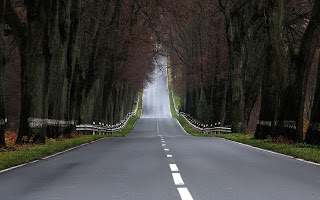
#> input picture applySobel/sample_img.jpg, 320 x 200 px
$ python apply_sobel.py   (older library calls are emulated)
#> lines starting #> are read from the running program, lines starting #| are printed output that depends on the picture
#!/usr/bin/env python
import numpy as np
import cv2
import matplotlib.pyplot as plt
import matplotlib.image as mpimg
import pickle


# Read in an image and grayscale it
image = mpimg.imread('sample_img.jpg')
#> image is the input picture: shape (200, 320, 3); mean R, G, B 61.1, 60.7, 58.1

# Define a function that applies Sobel x or y,
# then takes an absolute value and applies a threshold.
# Note: calling your function with orient='x', thresh_min=5, thresh_max=100
# should produce output like the example image shown above this quiz.
def abs_sobel_thresh(img, orient='x', thresh_min=0, thresh_max=255):

    # Apply the following steps to img
    # 1) Convert to grayscale
#> called with orient = 'x', thresh_min = 20, thresh_max = 100
    g_img = cv2.cvtColor(img, cv2.COLOR_RGB2GRAY)
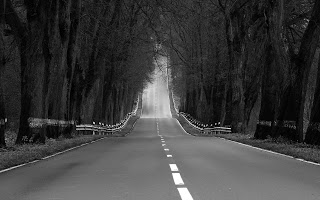
#> g_img: shape (200, 320); min 0, max 255, mean 60.5
    # 2) Take the derivative in x or y given orient = 'x' or 'y'
    if orient == 'x':
        sobel = cv2.Sobel(g_img, cv2.CV_64F, 1,0)
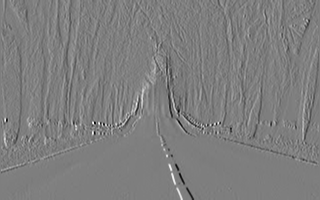
#> sobel: shape (200, 320) float64; min -595, max 605, mean 0; drawn with min black and max white
    else:
        sobel = cv2.Sobel(g_img, cv2.CV_64F, 0,1)
    # 3) Take the absolute value of the derivative or gradient
    abs_sobel = np.absolute(sobel)
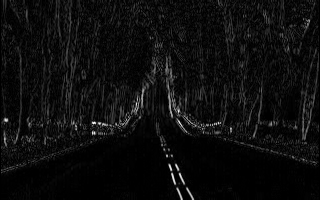
#> abs_sobel: shape (200, 320) float64; min 0, max 605, mean 32.9; drawn with min black and max white
    # 4) Scale to 8-bit (0 - 255) then convert to type = np.uint8
    sc_sobel = np.uint8(255*abs_sobel/np.max(abs_sobel))
    # 5) Create a mask of 1's where the scaled gradient magnitude
    bin_sobel = np.zeros_like(sc_sobel)
            # is > thresh_min and < thresh_max
    bin_sobel[(sc_sobel >= thresh_min)&(sc_sobel < thresh_max)] = 1
    # 6) Return this mask as your binary_output image
    return bin_sobel

# Run the function
grad_binary = abs_sobel_thresh(image, orient='x', thresh_min=20, thresh_max=100)
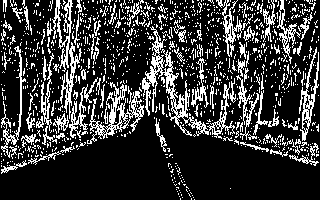
#> grad_binary: shape (200, 320); values 0 (black) and 1 (white), 21.7% white in thin lines or dots
# Plot the result
f, (ax1, ax2) = plt.subplots(1, 2, figsize=(24, 9))
f.tight_layout()
ax1.imshow(image)
ax1.set_title('Original Image', fontsize=50)
ax2.imshow(grad_binary, cmap='gray')
ax2.set_title('Thresholded Gradient', fontsize=50)
plt.subplots_adjust(left=0., right=1, top=0.9, bottom=0.)
plt.show()
